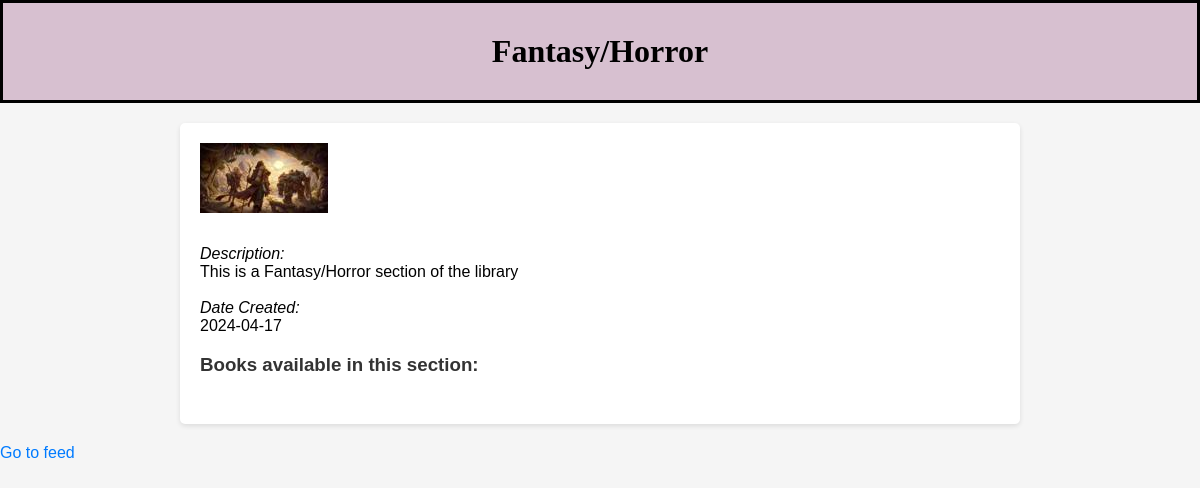
The page /section/1 (signed in) on the database its author committed.
### app.py (models this page shows)
class Section(db.Model,UserMixin):
    section_id=db.Column(db.Integer,primary_key=True,autoincrement=True)
    section_name=db.Column(db.String, nullable=False, unique=True)
    s_description=db.Column(db.String, nullable=False)
    s_image=db.Column(db.String, nullable=False)
    s_date=db.Column(db.DateTime,nullable=False)

### app.py (the view)
@app.route('/section/<int:section_id>',methods=["GET","POST"])
@login_required
def section(section_id):
    section=Section.query.filter_by(section_id=section_id).first()
    section_books_ids=Section_Book.query.filter_by(sec_id=section_id).all()
    l=[]
    for i in section_books_ids:
        l.append(i.b_id)
    all_books=Book.query.all()
    k=[]
    for i in all_books:
        if i.book_id in l:
            k.append(i)
    return render_template('section.html',section=section,k=k)

### app.py (called while the page is built)
@login_manager.user_loader
def load_user(user_id):
    return User.query.get(int(user_id))

### templates/section.html (shortened to what this page needs)
<!DOCTYPE html>
<html lang="en">
<head>
</head>
<body>
    <div class="header"><h1>{{section.section_name}}</h1></div>
    <div class="container">
        <img src="{{ url_for('static', filename='bookimages/' + section.s_image) }}" alt="Section Image"><br><br>
        <i>Description:</i><br>
        {{ section.s_description }}<br><br>
        <i>Date Created:</i><br>
        {{ section.s_date.strftime('%Y-%m-%d') }}<br>
        <h3>Books available in this section:</h3><br>
    </div>
    <a href="{{url_for('userfeed',user_id=current_user.user_id)}}">Go to feed</a>
</body>
</html>

### templates/section.html (style rules this page uses)
body { font-family: Arial, sans-serif; background-color: #f5f5f5; margin: 0; padding: 0; }
.header { text-align: center; padding: 20px; background-color: #d7c0d0; border: 3px solid #000; }
h1 { color: #000; margin: 0; padding: 10px 0; font-family: cursive; }
.container { max-width: 800px; margin: 20px auto; padding: 20px; background-color: #fff; border-radius: 5px; box-shadow: 0 2px 5px rgba(0, 0, 0, 0.1); }
img { max-width: 100%; height: auto; margin-bottom: 10px; }
i { font-style: italic; }
h3 { margin-bottom: 10px; color: #333; }
a { color: #007bff; text-decoration: none; }

### rows shown on the page
Section: section_name "Fantasy/Horror", s_image (picture), s_description "This is a Fantasy/Horror section of the library", s_date "2024-04-17"
